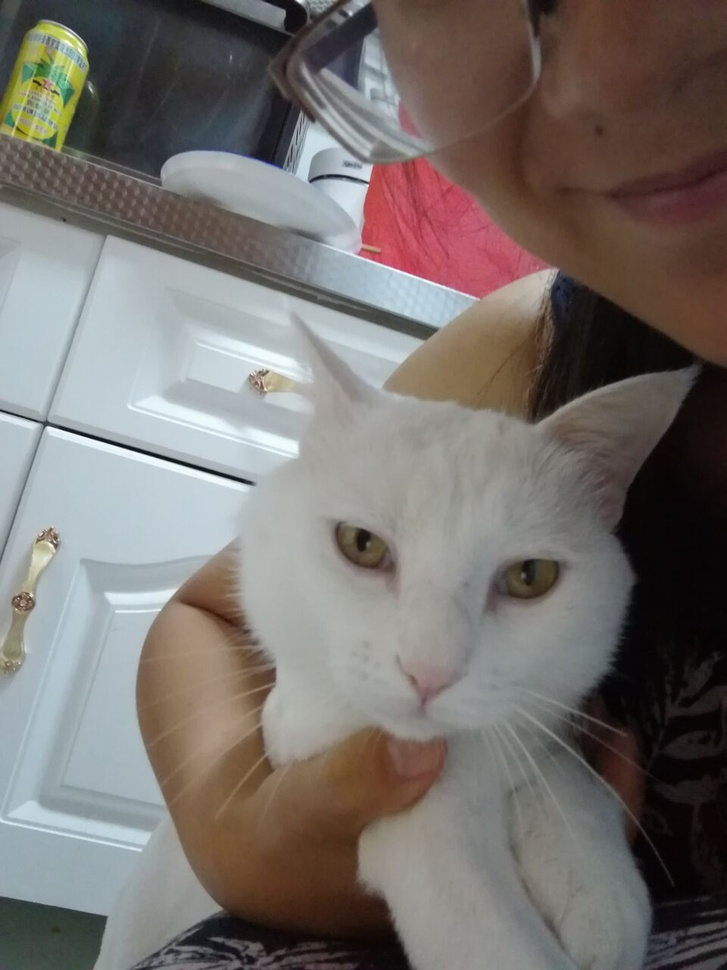
//> input picture BookSrc/LearningOpenCV3/Example10-3/bigWhite.jpg, 727 x 970 px, shrunk from 960 x 1280 before the run
$ ./main 100 1 3 3 2 bigWhite.jpg   (built with g++ and OpenCV 4)
//> lines starting //> are read from the running program, lines starting //| are printed output that depends on the picture; after the words box and inside, x2 and y2 are one past the last pixel; in counts of white or black regions, pixels touching at a corner belong together
#include <iostream>

#include "opencv2/opencv.hpp"

int main(int argc, char **argv) {

  if (argc != 7) {
    std::cout << "Usage: " << argv[0] << " fixed_threshold invert(0=off | 1 = true) "
              << "adaptive_type(0=mean | 1=gaussian) block_size offset image\n"
              << " Example: " << argv[0] << "100 1 0 15 10 test.png\n";
    return -1;
  }

  double fixed_threshold = static_cast<double>(atof(argv[1]));
  int threshold_type = atoi(argv[2]) ? cv::THRESH_BINARY : cv::THRESH_BINARY_INV;
  int adaptive_method =
      atoi(argv[3]) ? cv::ADAPTIVE_THRESH_MEAN_C : cv::ADAPTIVE_THRESH_GAUSSIAN_C;

  int block_size = atoi(argv[4]);
  double offset = static_cast<double>(atof(argv[5]));
  cv::Mat Igray = cv::imread(argv[6], cv::IMREAD_GRAYSCALE);
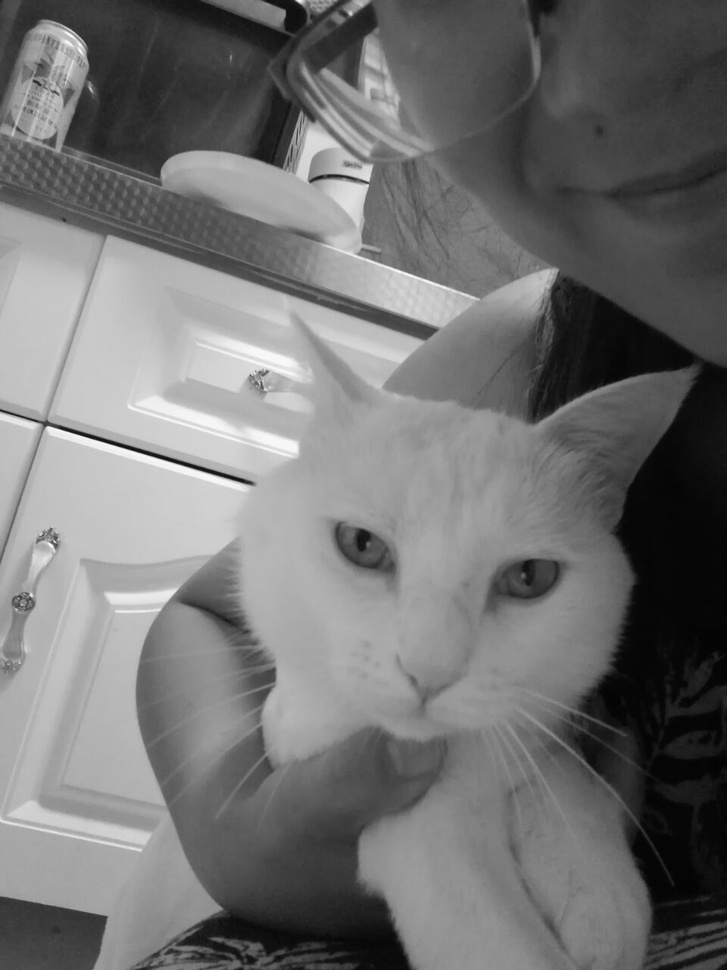
//> Igray: 970 rows x 727 cols, CV_8UC1; min 2, max 255, mean 114.1

  if (Igray.empty()) {
    std::cout << "Can not load " << argv[6] << std::endl;
    return -1;
  }

  cv::Mat It, Iat;

  cv::threshold(Igray, It, fixed_threshold, 255, threshold_type);
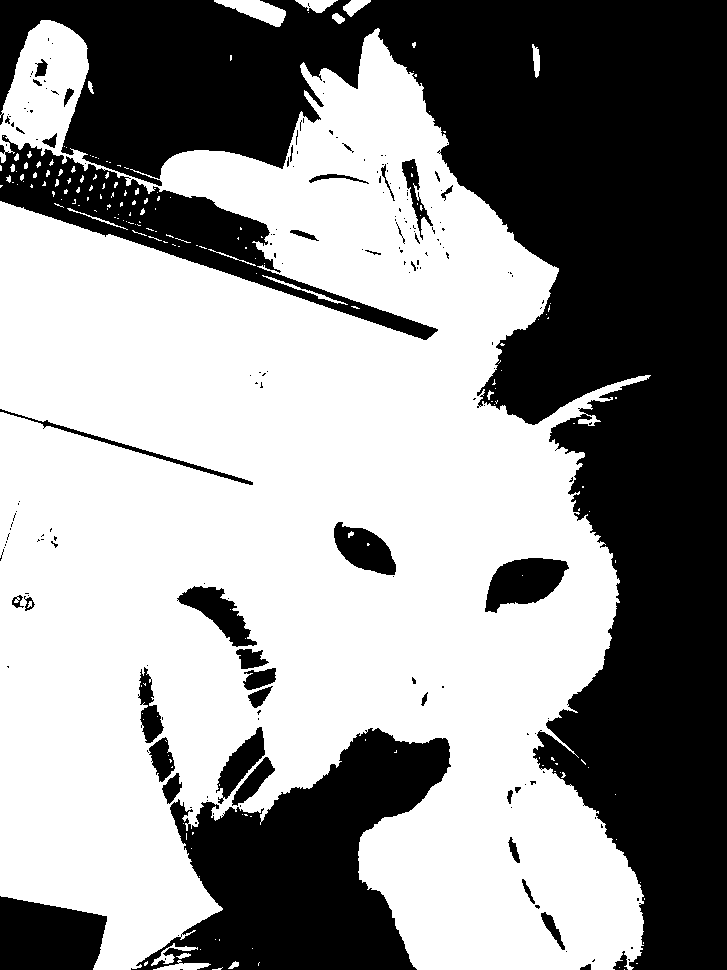
//> It: 970 rows x 727 cols, CV_8UC1; 57.2% white; 191 black regions (147 under 20 px), largest, box (x1, y1, x2, y2) and area: (0, 0, 727, 970) 221068, (131, 728, 451, 970) 39421, (0, 135, 438, 340) 17989
  cv::adaptiveThreshold(Igray, Iat, 255, adaptive_method, threshold_type, block_size,
                        offset);
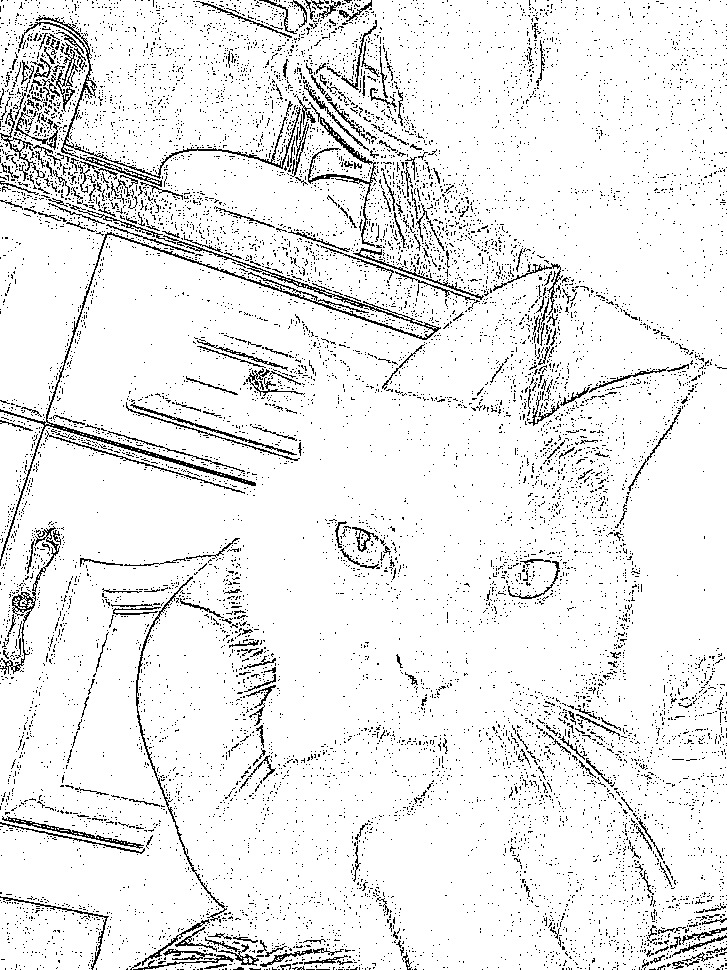
//> Iat: 970 rows x 727 cols, CV_8UC1; 92.3% white; black in thin lines or dots

  cv::imshow("Rawf", Igray);
  cv::imwrite("raw.png", Igray);
  cv::imshow("Threshold", It);
  cv::imwrite("Threshold.png", It);
  cv::imshow("Adaptive Threshold", Iat);
  cv::imwrite("AdaptiveThreshold.png", Iat);

  cv::waitKey(0);
  return 0;
}
